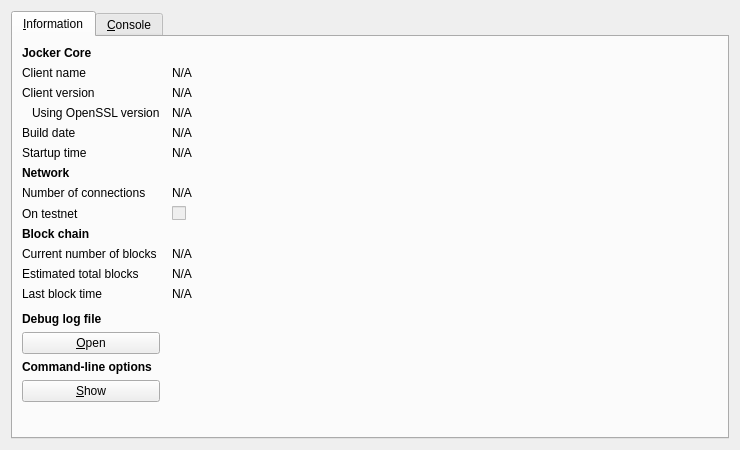
<?xml version="1.0" encoding="UTF-8"?>
<ui version="4.0">
 <class>RPCConsole</class>
 <widget class="QDialog" name="RPCConsole">
  <property name="geometry">
   <rect>
    <x>0</x>
    <y>0</y>
    <width>740</width>
    <height>450</height>
   </rect>
  </property>
  <property name="windowTitle">
   <string>Jocker - Debug window</string>
  </property>
  <layout class="QVBoxLayout" name="verticalLayout_2">
   <item>
    <widget class="QTabWidget" name="tabWidget">
     <property name="currentIndex">
      <number>0</number>
     </property>
     <widget class="QWidget" name="tab_info">
      <attribute name="title">
       <string>&amp;Information</string>
      </attribute>
      <layout class="QGridLayout" name="gridLayout" columnstretch="0,1">
       <property name="horizontalSpacing">
        <number>12</number>
       </property>
       <item row="0" column="0">
        <widget class="QLabel" name="label_9">
         <property name="font">
          <font>
           <weight>75</weight>
           <bold>true</bold>
          </font>
         </property>
         <property name="text">
          <string>Jocker Core</string>
         </property>
        </widget>
       </item>
       <item row="1" column="0">
        <widget class="QLabel" name="label_5">
         <property name="text">
          <string>Client name</string>
         </property>
        </widget>
       </item>
       <item row="1" column="1">
        <widget class="QLabel" name="clientName">
         <property name="cursor">
          <cursorShape>IBeamCursor</cursorShape>
         </property>
         <property name="text">
          <string>N/A</string>
         </property>
         <property name="textFormat">
          <enum>Qt::PlainText</enum>
         </property>
         <property name="textInteractionFlags">
          <set>Qt::LinksAccessibleByMouse|Qt::TextSelectableByKeyboard|Qt::TextSelectableByMouse</set>
         </property>
        </widget>
       </item>
       <item row="2" column="0">
        <widget class="QLabel" name="label_6">
         <property name="text">
          <string>Client version</string>
         </property>
        </widget>
       </item>
       <item row="2" column="1">
        <widget class="QLabel" name="clientVersion">
         <property name="cursor">
          <cursorShape>IBeamCursor</cursorShape>
         </property>
         <property name="text">
          <string>N/A</string>
         </property>
         <property name="textFormat">
          <enum>Qt::PlainText</enum>
         </property>
         <property name="textInteractionFlags">
          <set>Qt::LinksAccessibleByMouse|Qt::TextSelectableByKeyboard|Qt::TextSelectableByMouse</set>
         </property>
        </widget>
       </item>
       <item row="3" column="0">
        <widget class="QLabel" name="label_14">
         <property name="text">
          <string>Using OpenSSL version</string>
         </property>
         <property name="indent">
          <number>10</number>
         </property>
        </widget>
       </item>
       <item row="3" column="1">
        <widget class="QLabel" name="openSSLVersion">
         <property name="cursor">
          <cursorShape>IBeamCursor</cursorShape>
         </property>
         <property name="text">
          <string>N/A</string>
         </property>
         <property name="textFormat">
          <enum>Qt::PlainText</enum>
         </property>
         <property name="textInteractionFlags">
          <set>Qt::LinksAccessibleByMouse|Qt::TextSelectableByKeyboard|Qt::TextSelectableByMouse</set>
         </property>
        </widget>
       </item>
       <item row="4" column="0">
        <widget class="QLabel" name="label_12">
         <property name="text">
          <string>Build date</string>
         </property>
        </widget>
       </item>
       <item row="4" column="1">
        <widget class="QLabel" name="buildDate">
         <property name="cursor">
          <cursorShape>IBeamCursor</cursorShape>
         </property>
         <property name="text">
          <string>N/A</string>
         </property>
         <property name="textFormat">
          <enum>Qt::PlainText</enum>
         </property>
         <property name="textInteractionFlags">
          <set>Qt::LinksAccessibleByMouse|Qt::TextSelectableByKeyboard|Qt::TextSelectableByMouse</set>
         </property>
        </widget>
       </item>
       <item row="5" column="0">
        <widget class="QLabel" name="label_13">
         <property name="text">
          <string>Startup time</string>
         </property>
        </widget>
       </item>
       <item row="5" column="1">
        <widget class="QLabel" name="startupTime">
         <property name="cursor">
          <cursorShape>IBeamCursor</cursorShape>
         </property>
         <property name="text">
          <string>N/A</string>
         </property>
         <property name="textFormat">
          <enum>Qt::PlainText</enum>
         </property>
         <property name="textInteractionFlags">
          <set>Qt::LinksAccessibleByMouse|Qt::TextSelectableByKeyboard|Qt::TextSelectableByMouse</set>
         </property>
        </widget>
       </item>
       <item row="6" column="0">
        <widget class="QLabel" name="label_11">
         <property name="font">
          <font>
           <weight>75</weight>
           <bold>true</bold>
          </font>
         </property>
         <property name="text">
          <string>Network</string>
         </property>
        </widget>
       </item>
       <item row="7" column="0">
        <widget class="QLabel" name="label_7">
         <property name="text">
          <string>Number of connections</string>
         </property>
        </widget>
       </item>
       <item row="7" column="1">
        <widget class="QLabel" name="numberOfConnections">
         <property name="cursor">
          <cursorShape>IBeamCursor</cursorShape>
         </property>
         <property name="text">
          <string>N/A</string>
         </property>
         <property name="textFormat">
          <enum>Qt::PlainText</enum>
         </property>
         <property name="textInteractionFlags">
          <set>Qt::LinksAccessibleByMouse|Qt::TextSelectableByKeyboard|Qt::TextSelectableByMouse</set>
         </property>
        </widget>
       </item>
       <item row="8" column="0">
        <widget class="QLabel" name="label_8">
         <property name="text">
          <string>On testnet</string>
         </property>
        </widget>
       </item>
       <item row="8" column="1">
        <widget class="QCheckBox" name="isTestNet">
         <property name="enabled">
          <bool>false</bool>
         </property>
         <property name="text">
          <string/>
         </property>
        </widget>
       </item>
       <item row="9" column="0">
        <widget class="QLabel" name="label_10">
         <property name="font">
          <font>
           <weight>75</weight>
           <bold>true</bold>
          </font>
         </property>
         <property name="text">
          <string>Block chain</string>
         </property>
        </widget>
       </item>
       <item row="10" column="0">
        <widget class="QLabel" name="label_3">
         <property name="text">
          <string>Current number of blocks</string>
         </property>
        </widget>
       </item>
       <item row="10" column="1">
        <widget class="QLabel" name="numberOfBlocks">
         <property name="cursor">
          <cursorShape>IBeamCursor</cursorShape>
         </property>
         <property name="text">
          <string>N/A</string>
         </property>
         <property name="textFormat">
          <enum>Qt::PlainText</enum>
         </property>
         <property name="textInteractionFlags">
          <set>Qt::LinksAccessibleByMouse|Qt::TextSelectableByKeyboard|Qt::TextSelectableByMouse</set>
         </property>
        </widget>
       </item>
       <item row="11" column="0">
        <widget class="QLabel" name="label_4">
         <property name="text">
          <string>Estimated total blocks</string>
         </property>
        </widget>
       </item>
       <item row="11" column="1">
        <widget class="QLabel" name="totalBlocks">
         <property name="cursor">
          <cursorShape>IBeamCursor</cursorShape>
         </property>
         <property name="text">
          <string>N/A</string>
         </property>
         <property name="textFormat">
          <enum>Qt::PlainText</enum>
         </property>
         <property name="textInteractionFlags">
          <set>Qt::LinksAccessibleByMouse|Qt::TextSelectableByKeyboard|Qt::TextSelectableByMouse</set>
         </property>
        </widget>
       </item>
       <item row="12" column="0">
        <widget class="QLabel" name="label_2">
         <property name="text">
          <string>Last block time</string>
         </property>
        </widget>
       </item>
       <item row="12" column="1">
        <widget class="QLabel" name="lastBlockTime">
         <property name="cursor">
          <cursorShape>IBeamCursor</cursorShape>
         </property>
         <property name="text">
          <string>N/A</string>
         </property>
         <property name="textFormat">
          <enum>Qt::PlainText</enum>
         </property>
         <property name="textInteractionFlags">
          <set>Qt::LinksAccessibleByMouse|Qt::TextSelectableByKeyboard|Qt::TextSelectableByMouse</set>
         </property>
        </widget>
       </item>
       <item row="13" column="0">
        <spacer name="verticalSpacer_2">
         <property name="orientation">
          <enum>Qt::Vertical</enum>
         </property>
         <property name="sizeHint" stdset="0">
          <size>
           <width>20</width>
           <height>20</height>
          </size>
         </property>
        </spacer>
       </item>
       <item row="14" column="0">
        <widget class="QLabel" name="labelDebugLogfile">
         <property name="font">
          <font>
           <weight>75</weight>
           <bold>true</bold>
          </font>
         </property>
         <property name="text">
          <string>Debug log file</string>
         </property>
        </widget>
       </item>
       <item row="15" column="0">
        <widget class="QPushButton" name="openDebugLogfileButton">
         <property name="toolTip">
          <string>Open the Jocker debug log file from the current data directory. This can take a few seconds for large log files.</string>
         </property>
         <property name="text">
          <string>&amp;Open</string>
         </property>
         <property name="autoDefault">
          <bool>false</bool>
         </property>
        </widget>
       </item>
       <item row="16" column="0">
        <widget class="QLabel" name="labelCLOptions">
         <property name="font">
          <font>
           <weight>75</weight>
           <bold>true</bold>
          </font>
         </property>
         <property name="text">
          <string>Command-line options</string>
         </property>
        </widget>
       </item>
       <item row="17" column="0">
        <widget class="QPushButton" name="showCLOptionsButton">
         <property name="toolTip">
          <string>Show the Jocker-Qt help message to get a list with possible Jocker command-line options.</string>
         </property>
         <property name="text">
          <string>&amp;Show</string>
         </property>
         <property name="autoDefault">
          <bool>false</bool>
         </property>
        </widget>
       </item>
       <item row="18" column="0">
        <spacer name="verticalSpacer">
         <property name="orientation">
          <enum>Qt::Vertical</enum>
         </property>
         <property name="sizeHint" stdset="0">
          <size>
           <width>20</width>
           <height>40</height>
          </size>
         </property>
        </spacer>
       </item>
      </layout>
     </widget>
     <widget class="QWidget" name="tab_console">
      <attribute name="title">
       <string>&amp;Console</string>
      </attribute>
      <layout class="QVBoxLayout" name="verticalLayout_3">
       <property name="spacing">
        <number>3</number>
       </property>
       <item>
        <widget class="QTextEdit" name="messagesWidget">
         <property name="minimumSize">
          <size>
           <width>0</width>
           <height>100</height>
          </size>
         </property>
         <property name="readOnly">
          <bool>true</bool>
         </property>
         <property name="tabKeyNavigation" stdset="0">
          <bool>false</bool>
         </property>
         <property name="columnCount" stdset="0">
          <number>2</number>
         </property>
        </widget>
       </item>
       <item>
        <layout class="QHBoxLayout" name="horizontalLayout">
         <property name="spacing">
          <number>3</number>
         </property>
         <item>
          <widget class="QLabel" name="label">
           <property name="text">
            <string notr="true">&gt;</string>
           </property>
          </widget>
         </item>
         <item>
          <widget class="QLineEdit" name="lineEdit"/>
         </item>
         <item>
          <widget class="QPushButton" name="clearButton">
           <property name="maximumSize">
            <size>
             <width>24</width>
             <height>24</height>
            </size>
           </property>
           <property name="toolTip">
            <string>Clear console</string>
           </property>
           <property name="text">
            <string/>
           </property>
           <property name="icon">
            <iconset resource="../bitcoin.qrc">
             <normaloff>:/icons/remove</normaloff>:/icons/remove</iconset>
           </property>
           <property name="shortcut">
            <string notr="true">Ctrl+L</string>
           </property>
           <property name="autoDefault">
            <bool>false</bool>
           </property>
          </widget>
         </item>
        </layout>
       </item>
      </layout>
     </widget>
    </widget>
   </item>
  </layout>
 </widget>
 <resources>
  <include location="../bitcoin.qrc"/>
 </resources>
 <connections/>
</ui>
